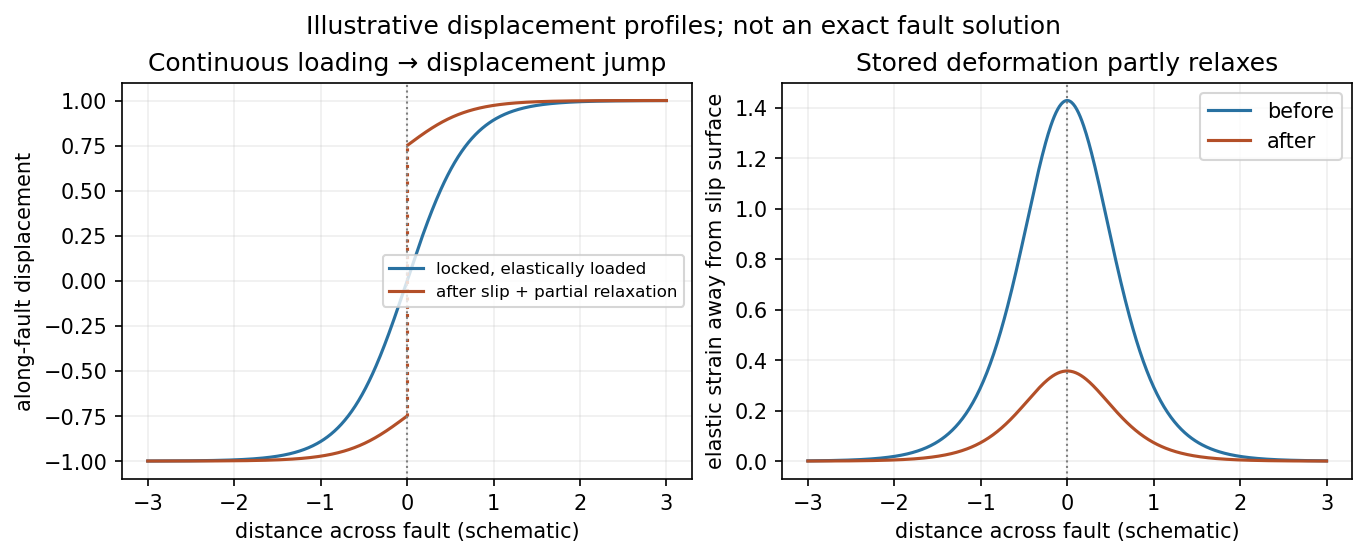

Write Python code to recreate this figure.
"""Original explanatory schematic. Python 3.14; NumPy, Matplotlib."""
from pathlib import Path
import numpy as np
import matplotlib
matplotlib.use('Agg')
import matplotlib.pyplot as plt
plt.rcParams.update({'font.size':10,'figure.facecolor':'white','axes.facecolor':'white','savefig.facecolor':'white'})

fig,axs=plt.subplots(1,2,figsize=(9,3.6),layout='constrained')
x=np.linspace(-3,3,601);before=np.tanh(x/.7);after=.25*np.tanh(x/.7)+.75*np.sign(x)
axs[0].plot(x,before,label='locked, elastically loaded',color='#2871a1');axs[0].plot(x[x<0],after[x<0],color='#b34f28',label='after slip + partial relaxation');axs[0].plot(x[x>0],after[x>0],color='#b34f28');axs[0].plot([0,0],[-.75,.75],ls=':',c='#b34f28')
axs[0].set(xlabel='distance across fault (schematic)',ylabel='along-fault displacement',title='Continuous loading → displacement jump');axs[0].legend(fontsize=8)
strain=(1-np.tanh(x/.7)**2)/.7;axs[1].plot(x,strain,color='#2871a1',label='before');axs[1].plot(x,.25*strain,color='#b34f28',label='after');axs[1].set(xlabel='distance across fault (schematic)',ylabel='elastic strain away from slip surface',title='Stored deformation partly relaxes');axs[1].legend()
for ax in axs:ax.axvline(0,c='gray',ls=':',lw=1);ax.grid(alpha=.2)
fig.suptitle('Illustrative displacement profiles; not an exact fault solution')

fig.savefig(Path(__file__).stem+'.png',dpi=150,bbox_inches='tight',facecolor='white');plt.close(fig)
